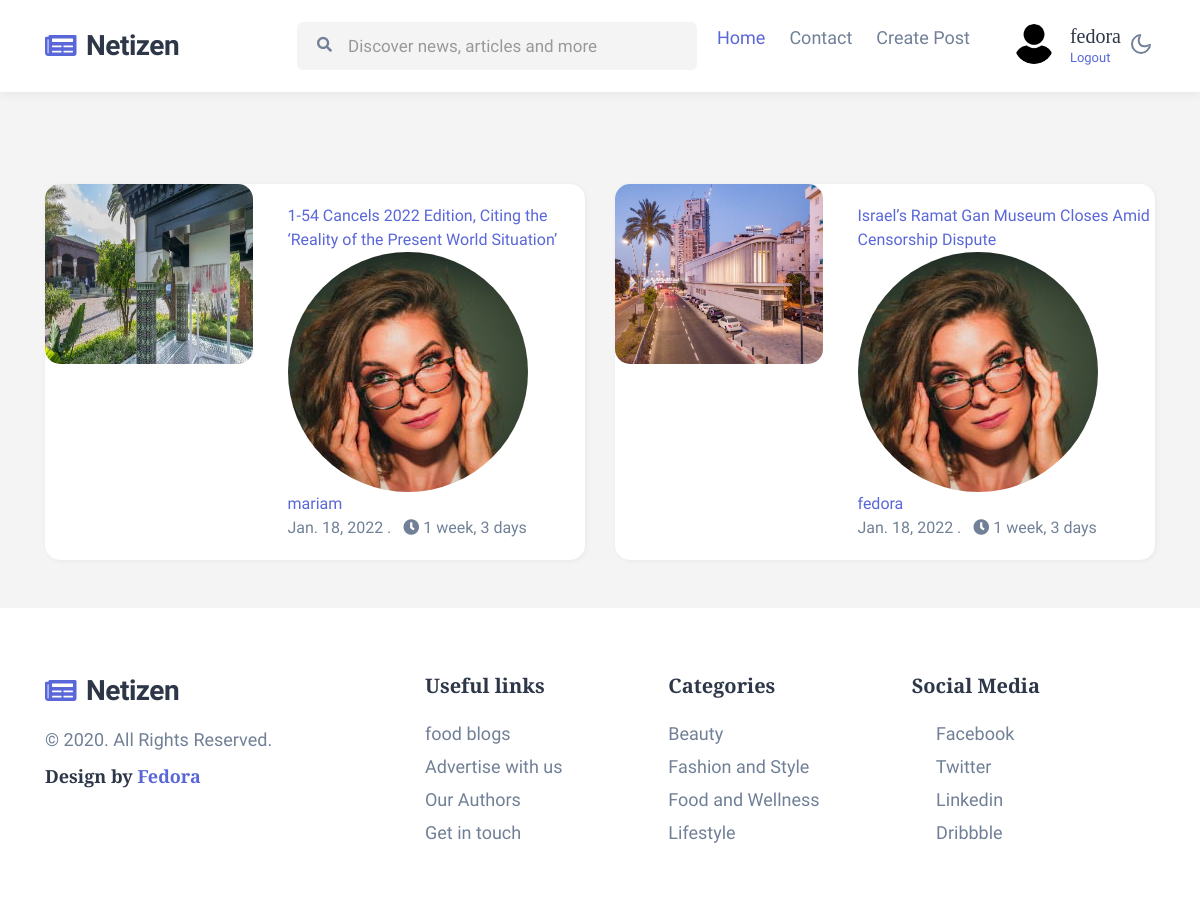
/category/1/ (signed in), run on the app's committed database.
### posts/models.py (models this page shows, shortened)
class Post(models.Model):
	category = models.ForeignKey(Category, on_delete=models.CASCADE )
	author = models.ForeignKey(User, related_name="author", on_delete=models.CASCADE, blank = True, null=True)
	title = models.CharField(max_length = 200)
	image = models.ImageField(blank = True, upload_to = 'images', null = True)
	details = RichTextField()
	liked = models.ManyToManyField(User, blank=True, related_name='liked')
	created = models.DateField(auto_now_add = True)
	updated = models.DateField(auto_now = True)

### home/views.py (the view)
# urls.py: path('category/<str:id>/', views.category, name = 'category'),
def category(request, id):
	user = request.user
	category = Post.objects.filter(category_id = id)
	category_count = Post.objects.filter(category_id = id).count()
	context = {
		'category':category,
		'user':user,
		'category_count':category_count,
	}
	return render(request, 'category.html', context)

### posts/templates/category.html
{% extends 'base.html' %}
{% block content %}
{% include 'temps/category_sort.html' %}
{% endblock %}

### home/templates/temps/header.html (shortened to what this page needs)
{% load static %}
<!doctype html>
<html lang="en">
<head>
	<link rel="stylesheet" href="{% static 'assets/css/style-starter.css' %}">
	<link href="https://cdnjs.cloudflare.com/ajax/libs/font-awesome/5.13.0/css/all.min.css" rel="stylesheet">
	<link rel="stylesheet" href="https://use.fontawesome.com/releases/v5.7.2/css/all.css"
>
</head>
<body>
	<header class="w3l-header">
		<div class="container">
			<nav class="navbar navbar-expand-lg navbar-light fill px-lg-0 py-0 px-sm-3 px-0">
				<a class="navbar-brand" href="/">
					<span class="fa fa-newspaper-o"></span> Netizen</a>
				<div class="collapse navbar-collapse" id="navbarSupportedContent"
					style="font-size: small; font-weight: 200;">
					<nav class="mx-auto">
						<div class="search-bar">
							<form class="search">
								<input type="search" class="search__input" name="search"
									placeholder="Discover news, articles and more" onload="equalWidth()" required>
								<span class="fa fa-search search__icon"></span>
							</form>
						</div>
					</nav>
					<ul class="navbar-nav">
						<li class="nav-item active">
							<a class="nav-link" href="/">Home</a>
						</li>
						<li class="nav-item @@contact__active">
							<a class="nav-link" href="contact.html">Contact</a>
						</li>
						{% if user.id is not None%}
						<li class="nav-item">
							<a class="nav-link" href="/article/addpost/">Create Post</a>
						</li>
						{% endif %}
						{% if user.id is not None%}
						<div class="header-author d-flex ml-lg-4 pl-2 mt-lg-0 mt-3">
							<div class="author align-items-center">
								<img src="{% static 'assets/images/user.png' %}" alt="" width="40px" class="img-fluid rounded-circle" />
							</div>
							<div class="align-self ml-3">
								<a href="#author">
									<h5>{{user.username}}</h5>
								</a>
								<a href="{% url 'logout' %}">Logout</a>
							</div>
						</div>
						{% else %}
							<li class="nav-item @@contact__active"><a class="nav-link" href="/profile/register">Join Netizen</a></li>
							<li class="nav-item @@contact__active"><a class="nav-link" href="/profile/login">Login</a></li>
						{% endif %}
					</ul>
				</div>
				<div class="mobile-position">
					<nav class="navigation">
						<div class="theme-switch-wrapper">
							<label class="theme-switch" for="checkbox">
								<div class="mode-container">
									<i class="gg-moon"></i>
								</div>
							</label>
						</div>
					</nav>
				</div>
		</div>
	</header>

### home/templates/temps/category_sort.html (shortened to what this page needs)
<div class="container py-lg-5 py-md-4">
    <div class="left-right">
    </div>
    <div class="row">
        {% if category_count == 0 %}
            <div >
                <h1>No FilterSet Found</h1>
            </div>
        {% else %}
        {% for x in category reversed %}
        <div class="col-lg-6">
            <div class="bg-clr-white hover-box">
                <div class="row">
                    <div class="col-sm-5 position-relative">
                        <a href="/article/postDetail/{{x.id}}" class="image-mobile">
                            <img class="card-img-bottom d-block radius-image-full" style="height: 180px;" src="{{x.image.url}}"
                                alt="Card image cap">
                        </a>
                    </div>
                    <div class="col-sm-7 card-body blog-details align-self">
                        <a href="/article/postDetail/{{x.id}}" class="blog-desc">{{x.title}}
                        </a>
                        <div class="author align-items-center">
                            <img src="assets/images/a1.jpg" alt="" class="img-fluid rounded-circle" />
                            <ul class="blog-meta">
                                <li>
                                    <a href="author.html">{{x.author}}</a> </a>
                                </li>
                                <li class="meta-item blog-lesson">
                                    <span class="meta-value"> {{x.created}} </span>. <span
                                        class="meta-value ml-2"><span class="fa fa-clock-o"></span> {{x.created|timesince}}</span>
                                </li>
                            </ul>
                        </div>
                    </div>
                </div>
            </div>
        </div>
    {% endfor %}
    {% endif %}
    </div>
</div>

### data on the page
Post: image (picture), title "1-54 Cancels 2022 Edition, Citing the ‘Reality of the Present World Situation’", author "mariam", created "Jan. 18, 2022", created "1 week, 3 days"
Post: image (picture), title "Israel’s Ramat Gan Museum Closes Amid Censorship Dispute", author "fedora", created "Jan. 18, 2022", created "1 week, 3 days"

### other printed values
{{ user.username }} "fedora"
